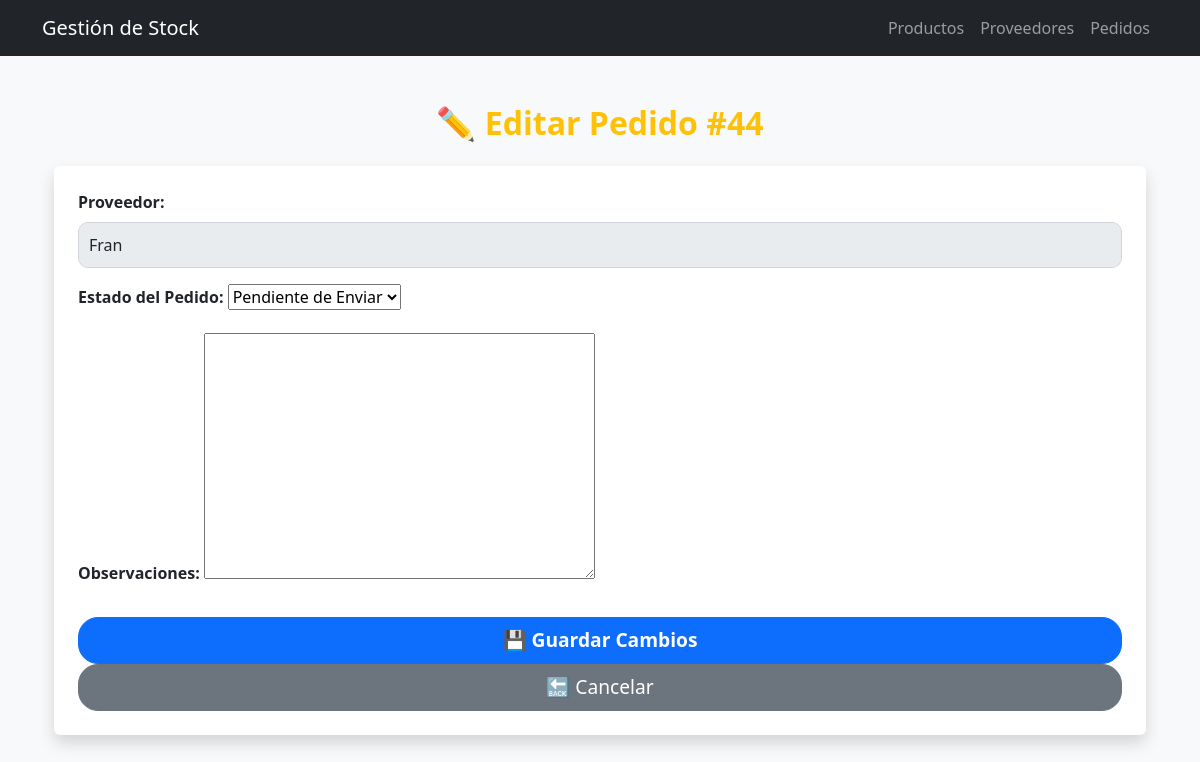
/stock/pedidos/44/editar/, run on the app's committed database.
### stock/models.py (models this page shows, shortened)
class Pedido(models.Model):
    ESTADOS_CHOICES = [
        ('Pendiente', 'Pendiente de Enviar'),
        ('Enviado', 'Enviado'),
    ]
    proveedor = models.ForeignKey(Proveedor, on_delete=models.CASCADE)
    estado = models.CharField(max_length=10, choices=ESTADOS_CHOICES, default='Pendiente')
    fecha_creacion = models.DateTimeField(auto_now_add=True)  # Se guarda automáticamente
    fecha_envio = models.DateTimeField(blank=True, null=True)
    observaciones = models.TextField(blank=True, null=True)  # Observaciones del pedido
    comentario = models.TextField(blank=True, null=True)  # Comentario general

class Proveedor(models.Model):
    nombre = models.CharField(max_length=100)
    email = models.EmailField()
    telefono = models.CharField(max_length=20)
    direccion = models.TextField()
    def __str__(self):
        return self.nombre

### stock/views.py (the view)
# urls.py: path('pedidos/<int:pedido_id>/editar/', views.editar_pedido, name='editar_pedido'),
def editar_pedido(request, pedido_id):
    pedido = get_object_or_404(Pedido, id=pedido_id)
    if pedido.estado.strip().lower() == "enviado":
        nuevo_pedido = duplicar_pedido(pedido)
        messages.info(request, f"📌 El pedido {pedido.id} ya fue enviado. Se creó un nuevo pedido {nuevo_pedido.id} para modificar.")
        return redirect('stock:editar_pedido', pedido_id=nuevo_pedido.id)
    form = PedidoForm(request.POST or None, instance=pedido)
    if request.method == "POST" and form.is_valid():
        form.save()
        messages.success(request, "✅ Pedido actualizado correctamente.")
        return redirect('stock:pedidos_list')
    return render(request, 'stock/editar_pedido.html', {'form': form, 'pedido': pedido})

### stock/pedidoForm.py (shortened to what this page needs)
class PedidoForm(forms.ModelForm):
    productos = forms.ModelMultipleChoiceField(
        queryset=Producto.objects.none(),
        widget=forms.CheckboxSelectMultiple,
        required=False
    )
    class Meta:
        model = Pedido
        fields = ['proveedor', 'estado', 'observaciones']
    def __init__(self, *args, **kwargs):
        super().__init__(*args, **kwargs)
        if self.instance.pk:
            self.fields['productos'].queryset = Producto.objects.filter(proveedor=self.instance.proveedor)

### templates/stock/editar_pedido.html (shortened to what this page needs)
{% extends "stock/base_stock.html" %}
{% load static %}
{% block content %}
<div class="container mt-5">
    <h2 class="text-center text-warning fw-bold mb-4">✏️ Editar Pedido #{{ pedido.id }}</h2>
    <form method="post" class="shadow p-4 rounded bg-white">
        <div class="mb-3">
            <label for="proveedor" class="form-label fw-bold">Proveedor:</label>
            <input type="text" id="proveedor" class="form-control" value="{{ pedido.proveedor }}" disabled>
        </div>
        <div class="mb-3">
            <label for="estado" class="form-label fw-bold">Estado del Pedido:</label>
            {{ form.estado }}
        </div>
        <div class="mb-3">
            <label for="observaciones" class="form-label fw-bold">Observaciones:</label>
            {{ form.observaciones }}
        </div>
        <div class="text-center mt-4">
            <button type="submit" class="btn btn-primary btn-lg fw-bold px-5">💾 Guardar Cambios</button>
            <a href="{% url 'stock:pedidos_list' %}" class="btn btn-secondary btn-lg px-5">🔙 Cancelar</a>
        </div>
    </form>
</div>
{% endblock %}

### static/stock/styles.css (style rules this page uses)
body { background-color: #f8f9fa; }
.btn { border-radius: 20px; }
.form-control { border-radius: 10px; border: 1px solid #ced4da; padding: 10px; }
form .btn { width: 100%; font-size: 1.2rem; }

### data on the page
Pedido: id "44", proveedor "Fran", estado "Pendiente de Enviar"
